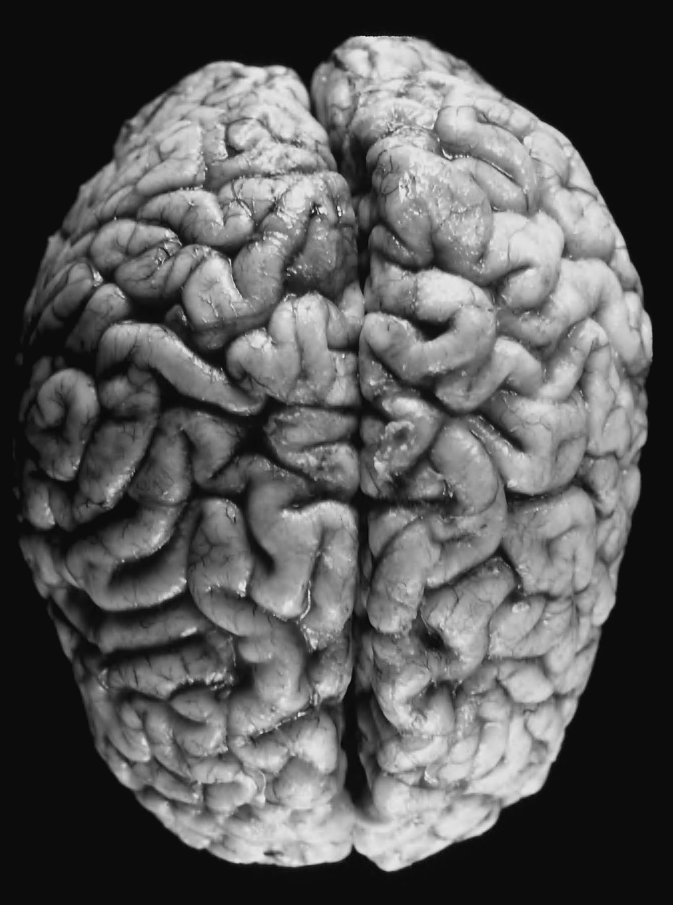
//> input picture Computer Vision/imgs/cerebro.png, 673 x 905 px
$ ./Gradient 3 3 3 3 ../imgs/cerebro.png   (built with g++ and OpenCV 4)
//> lines starting //> are read from the running program, lines starting //| are printed output that depends on the picture
#include <iostream>
#include <cstdarg>
#include <cstdlib>
#include <cmath>
#include "opencv2/highgui/highgui.hpp"
#include "opencv2/imgproc/imgproc.hpp"

using namespace cv;
using namespace std;

#define SQR(a) (a)*(a)

// -----------------Codigo de Java-----------------

void copy(IplImage * src, IplImage * dst, int step, char flag){
	int i, j;
    for(i = 0; i < src->height; ++i){
		for(j = 0; j < src->width; ++j){
    		if(flag == 'v')
        		CV_IMAGE_ELEM(dst, uchar, step + i, j) = CV_IMAGE_ELEM(src, uchar, i, j);
        	else
        		CV_IMAGE_ELEM(dst, uchar, i, step + j) = CV_IMAGE_ELEM(src, uchar, i, j);
    	}
    }
}

IplImage * join(char flag, int esp, IplImage * base, int n, ... ){

	IplImage * join;
	if(flag == 'h')
		join = cvCreateImage(cvSize(base->width * (n + 1) + esp * n, base->height), base->depth, base->nChannels);
	else
		join = cvCreateImage(cvSize(base->width, base->height * (n + 1) + esp  * n), base->depth, base->nChannels);

	copy(base, join, 0, flag);

	const int dim = (flag == 'h') ? base->width : base->height;
	int passo = (flag == 'h') ? base->width : base->height;

	va_list args;
	va_start(args, n);
	for(int x = 0; x < n; x++){
        IplImage * im = va_arg(args, IplImage *);
        copy(im, join, passo + x * dim + esp * (x + 1), flag);
	}
    va_end(args);
	return join;
}

// ------------------------------------------------

void showWindow(string name, IplImage* img)
{
	cvNamedWindow(name.c_str(), CV_WINDOW_AUTOSIZE);
	cvShowImage(name.c_str(), img);
}

int gradient(IplImage *img, int x, int y, int channels)
{
	if (channels == 1)
	// B&W
		return abs(CV_IMAGE_ELEM(img,uchar,x,y)-CV_IMAGE_ELEM(img,uchar,x+1,y)) +
			   abs(CV_IMAGE_ELEM(img,uchar,x,y)-CV_IMAGE_ELEM(img,uchar,x,y+1));
   	else if (channels == 3)
   	// RGB
	   	return abs(CV_IMAGE_ELEM(img,uchar,x,y*3)-CV_IMAGE_ELEM(img,uchar,x+1,y*3)) +
			   abs(CV_IMAGE_ELEM(img,uchar,x,y*3+1)-CV_IMAGE_ELEM(img,uchar,x+1,y*3+1)) +
			   abs(CV_IMAGE_ELEM(img,uchar,x,y*3+2)-CV_IMAGE_ELEM(img,uchar,x+1,y*3+2)) +
			   abs(CV_IMAGE_ELEM(img,uchar,x,y*3)-CV_IMAGE_ELEM(img,uchar,x,(y+1)*3)) +
			   abs(CV_IMAGE_ELEM(img,uchar,x,y*3+1)-CV_IMAGE_ELEM(img,uchar,x,(y+1)*3+1)) +
			   abs(CV_IMAGE_ELEM(img,uchar,x,y*3+2)-CV_IMAGE_ELEM(img,uchar,x,(y+1)*3+2));
}

IplImage* grad(IplImage *img, int mode, int limiar,int channels, int Lb, int Lg)
{
	IplImage *g = cvCreateImage(cvSize(img->width, img->height),IPL_DEPTH_8U,channels);
	if (mode == 1)
	{
		for (int i = 0; i < img->height; i++)
			for (int j = 0; j < img->width; j++)
				if (channels == 1)
					CV_IMAGE_ELEM(g,uchar,i,j) = gradient(img,i,j,channels);
				else if (channels == 3)
				{
					CV_IMAGE_ELEM(g,uchar,i,j*3) = gradient(img,i,j,channels);
					CV_IMAGE_ELEM(g,uchar,i,j*3+1) = gradient(img,i,j,channels);
					CV_IMAGE_ELEM(g,uchar,i,j*3+2) = gradient(img,i,j,channels);
				}
	}
	else if (mode == 2)
	{
		for (int i = 0; i < img->height; i++)
			for (int j = 0; j < img->width; j++)
				if (gradient(img, i,j,channels) >= limiar)
				{
					if (channels == 1)
						CV_IMAGE_ELEM(g,uchar,i,j) = gradient(img,i,j,channels);
					else if (channels == 3)
					{
						CV_IMAGE_ELEM(g,uchar,i,j*3) = gradient(img,i,j,channels);
						CV_IMAGE_ELEM(g,uchar,i,j*3+1) = gradient(img,i,j,channels);
						CV_IMAGE_ELEM(g,uchar,i,j*3+2) = gradient(img,i,j,channels);
					}
				}
				else
				{
					if (channels == 1)
						CV_IMAGE_ELEM(g,uchar,i,j) = CV_IMAGE_ELEM(img,uchar,i,j);
					else if (channels == 3)
					{
						CV_IMAGE_ELEM(g,uchar,i,j*3) = CV_IMAGE_ELEM(img,uchar,i,j*3);
						CV_IMAGE_ELEM(g,uchar,i,j*3+1) = CV_IMAGE_ELEM(img,uchar,i,j*3+1);
						CV_IMAGE_ELEM(g,uchar,i,j*3+2) = CV_IMAGE_ELEM(img,uchar,i,j*3+2);
					}
				}
	}
	else if (mode == 3)
	{
		for (int i = 0; i < img->height; i++)
			for (int j = 0; j < img->width; j++)
				if (gradient(img, i,j,channels) >= limiar)
				{
					if (channels == 1)
						CV_IMAGE_ELEM(g,uchar,i,j) = gradient(img,i,j,channels);
					else if (channels == 3)
					{
						CV_IMAGE_ELEM(g,uchar,i,j*3) = gradient(img,i,j,channels);
						CV_IMAGE_ELEM(g,uchar,i,j*3+1) = gradient(img,i,j,channels);
						CV_IMAGE_ELEM(g,uchar,i,j*3+2) = gradient(img,i,j,channels);
					}
				}
				else
				{
					if (channels == 1)
						CV_IMAGE_ELEM(g,uchar,i,j) = Lb;
					else if (channels == 3)
					{
						CV_IMAGE_ELEM(g,uchar,i,j*3) = 0;
						CV_IMAGE_ELEM(g,uchar,i,j*3+1) = 0;
						CV_IMAGE_ELEM(g,uchar,i,j*3+2) = Lb;
					}
				}
	}
	else if (mode == 4)
	{
		for (int i = 0; i < img->height; i++)
			for (int j = 0; j < img->width; j++)
				if (gradient(img, i,j,channels) >= limiar)
				{
					if (channels == 1)
						CV_IMAGE_ELEM(g,uchar,i,j) = Lg;
					else if (channels == 3)
					{
						CV_IMAGE_ELEM(g,uchar,i,j*3) = 0;
						CV_IMAGE_ELEM(g,uchar,i,j*3+1) = 0;
						CV_IMAGE_ELEM(g,uchar,i,j*3+2) = Lg;
					}
				}
				else
				{
					if (channels == 1)
						CV_IMAGE_ELEM(g,uchar,i,j) = CV_IMAGE_ELEM(img,uchar,i,j);
					else if (channels == 3)
					{
						CV_IMAGE_ELEM(g,uchar,i,j*3) = CV_IMAGE_ELEM(img,uchar,i,j*3);
						CV_IMAGE_ELEM(g,uchar,i,j*3+1) = CV_IMAGE_ELEM(img,uchar,i,j*3+1);
						CV_IMAGE_ELEM(g,uchar,i,j*3+2) = CV_IMAGE_ELEM(img,uchar,i,j*3+2);
					}
				}
	}
	else if (mode == 5)
	{
		for (int i = 0; i < img->height; i++)
			for (int j = 0; j < img->width; j++)
				if (gradient(img, i,j,channels) >= limiar)
				{
					if (channels == 1)
						CV_IMAGE_ELEM(g,uchar,i,j) = Lg;
					else if (channels == 3)
					{
						CV_IMAGE_ELEM(g,uchar,i,j*3) = 0;
						CV_IMAGE_ELEM(g,uchar,i,j*3+1) = 0;
						CV_IMAGE_ELEM(g,uchar,i,j*3+2) = Lg;
					}
				}
				else
				{
					if (channels == 1)
						CV_IMAGE_ELEM(g,uchar,i,j) = Lb;
					else if (channels == 3)
					{
						CV_IMAGE_ELEM(g,uchar,i,j*3) = 0;
						CV_IMAGE_ELEM(g,uchar,i,j*3+1) = 0;
						CV_IMAGE_ELEM(g,uchar,i,j*3+2) = Lb;
					}
				}
	}
	return g;
}

int main(int argc, char **argv)
{
	// Input:
	// channels limiar Lb Lg img
	// 1 100 255 128 ../imgs/cerebro.png
	IplImage * img = NULL;     //aloca
    if(argc > 5 && (img  = cvLoadImage(argv[5],atoi(argv[1])/3)) != 0)
//> img is the input picture: 905 rows x 673 cols, CV_8UC3; min 7, max 237, mean 89
    {
		IplImage * g1 = grad(img,1,atoi(argv[2]),atoi(argv[1]),atoi(argv[3]),atoi(argv[4]));
//> after the loop in grad, `for (int i = 0; i < img->height; i++)`:
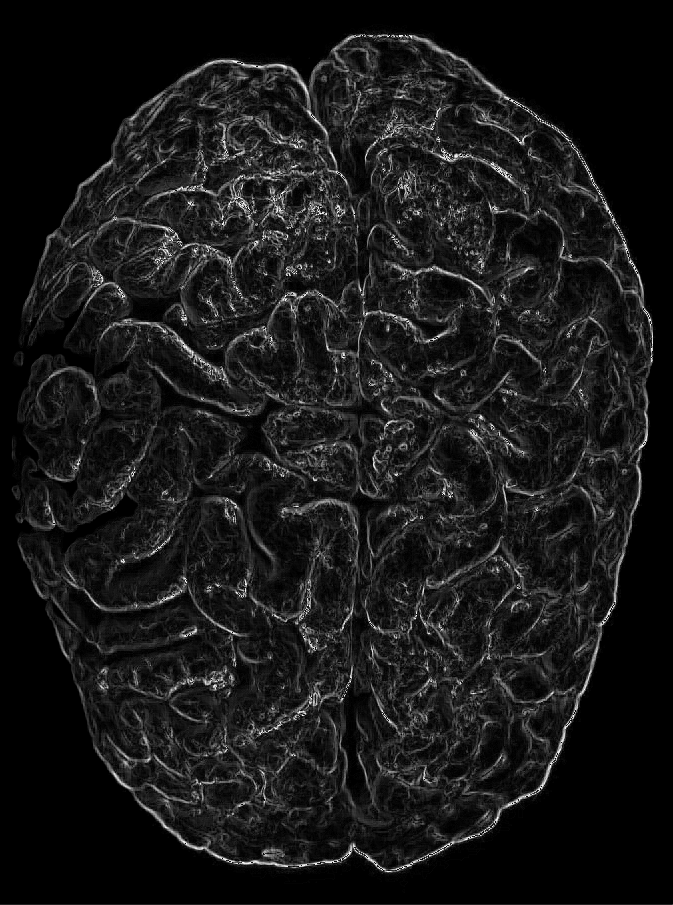
//> g: 905 rows x 673 cols, CV_8UC3; min 0, max 255, mean 24.5
    	IplImage * g2 = grad(img,2,atoi(argv[2]),atoi(argv[1]),atoi(argv[3]),atoi(argv[4]));
    	IplImage * g3 = grad(img,3,atoi(argv[2]),atoi(argv[1]),atoi(argv[3]),atoi(argv[4]));
    	IplImage * g4 = grad(img,4,atoi(argv[2]),atoi(argv[1]),atoi(argv[3]),atoi(argv[4]));
//> call 4 of grad, with mode = 4, limiar = 3, channels = 3, Lb = 3, Lg = 3
//> after the loop in grad (call 4), `for (int i = 0; i < img->height; i++)`:
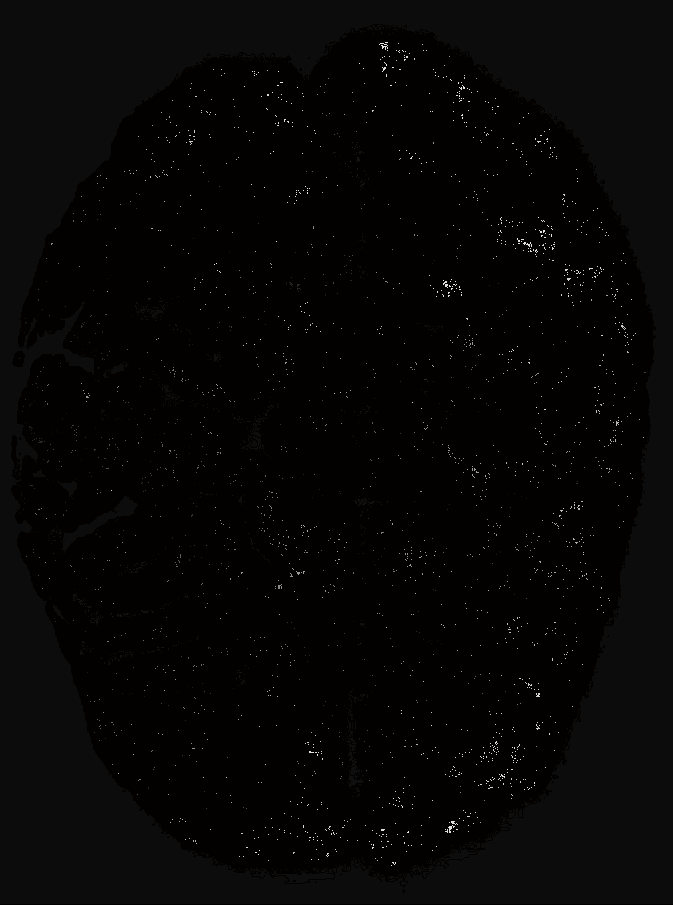
//> g: 905 rows x 673 cols, CV_8UC3; mean B, G, R 4.4, 4.4, 6.5
    	IplImage * g5 = grad(img,5,atoi(argv[2]),atoi(argv[1]),atoi(argv[3]),atoi(argv[4]));

    	if (atoi(argv[1]) == 1)
    	{
    		IplImage * res = join('h',30,img,5,g1,g2,g3,g4,g5);
    		while (cvWaitKey(5) < 0)
        	   	showWindow("Img / Gradient 1 / Gradient 2 / Gradient 3 / Gradient 4 / Gradient 5", res);
        	cvReleaseImage(&res);
	    }
    	else if (atoi(argv[1]) == 3)
    	    while (cvWaitKey(5) < 0)
	        {
//> the Esc key is pressed
	           	showWindow("Img", img);
		        showWindow("g1", g1);
		        showWindow("g2", g2);
		        showWindow("g3", g3);
		        showWindow("g4", g4);
		        showWindow("g5", g5);
	        }
    	destroyAllWindows();
        cvReleaseImage(&img);
        cvReleaseImage(&g1);
     	cvReleaseImage(&g2);
     	cvReleaseImage(&g3);
     	cvReleaseImage(&g4);
     	cvReleaseImage(&g5);
    }
    return 0;
}
